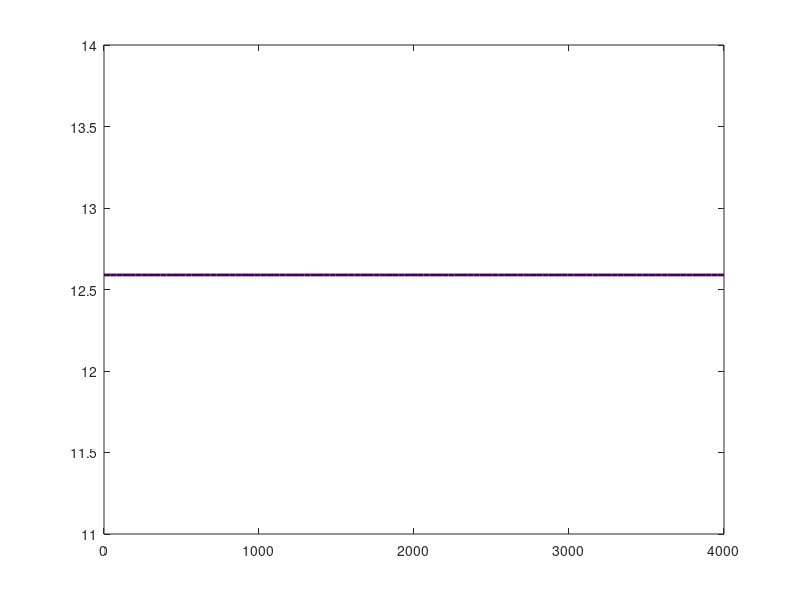
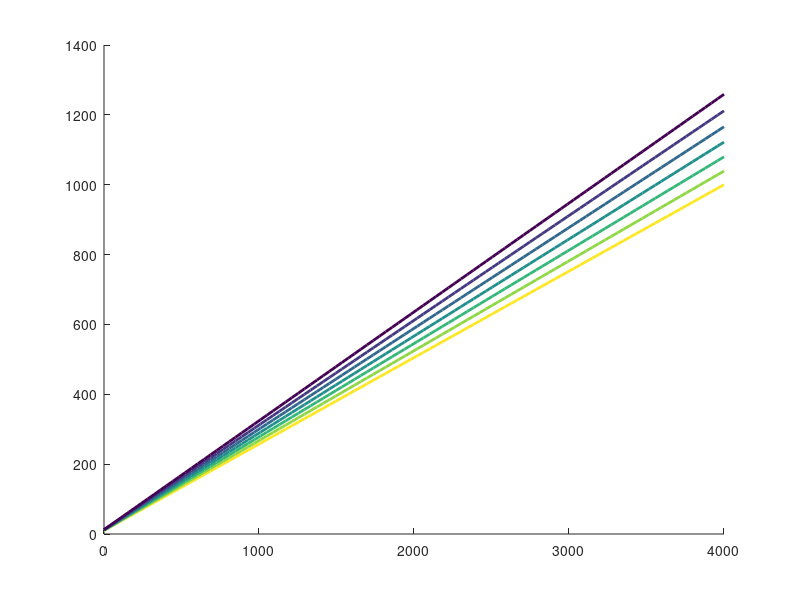
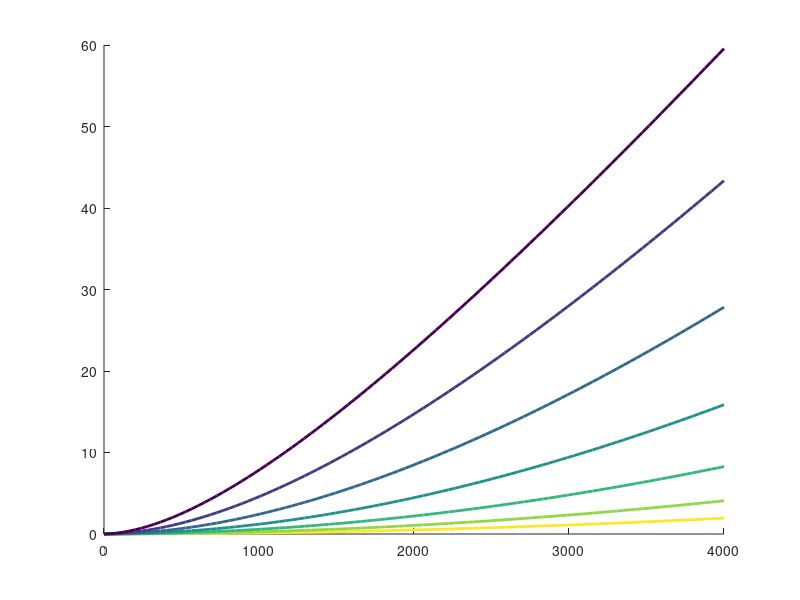
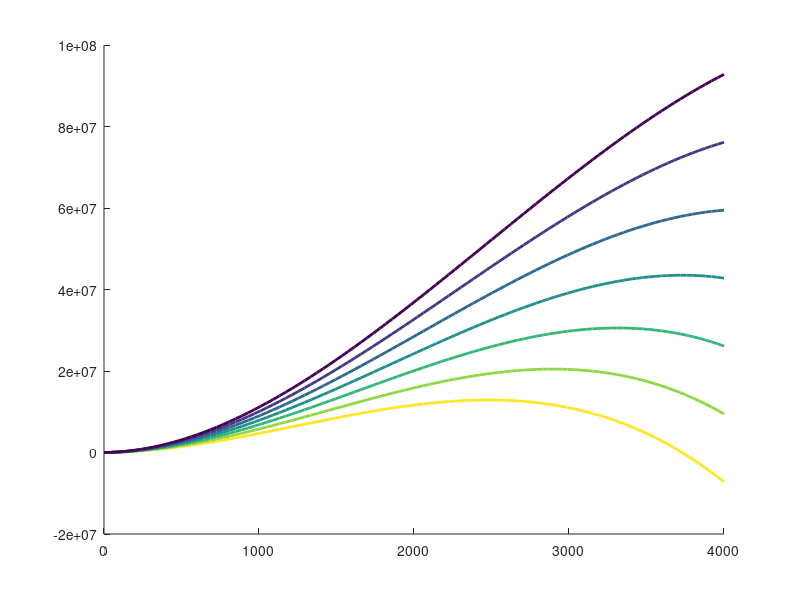

Write MATLAB code to recreate these figures, in order.

%% a constant
fig1 = figure;
ax1 = axes(fig1);
fig2 = figure;
ax2 = axes(fig2);


Palette = viridis(7);
Palette = flip(Palette)
Xvals = linspace(0,4000,100);
Constants = logspace(1,1.1,7);

for i = 1:7   
    Yvals = ones(1,length(Xvals)).*Constants(i);
    CumYvals = cumsum(Yvals);
    plot(ax1,Xvals,Yvals,'Color',Palette(i,:),'LineWidth',2)
    hold on
    plot(ax2,Xvals,CumYvals,'Color',Palette(i,:),'LineWidth',2)
    hold on
    
end
hold off

%% hill

figure
Palette = viridis(7);
Palette = flip(Palette)
Xvals = linspace(0,4000,100);
Constants = logspace(3,5,7);
Constants = flip(Constants);
hold on
for i = 1:7
    Kd = Constants(i);
    Yvals = (Xvals/Kd)./(1+(Xvals/Kd));
    Yvals = cumsum(Yvals)
    plot(Xvals,Yvals,'Color',Palette(i,:),'LineWidth',2)
    
end
hold off

%% parabola (repression)

%% hill

figure
Palette = viridis(7);
Palette = flip(Palette)
Xvals = linspace(0,4000,100);
Constants = logspace(3,5,7);
Constants = flip(Constants);
hold on
Constants = linspace(500,1000,7);

for i = 1:7
    Kd = Constants(i);
    Yvals = -0.2.*(Xvals.^2) + Xvals.*Constants(i);
    Yvals = cumsum(Yvals)
    plot(Xvals,Yvals,'Color',Palette(i,:),'LineWidth',2)
    
end
hold off